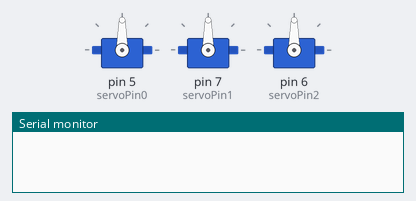
Simulated run of this sketch. Board: Arduino Uno, built with avr-gcc and run on an emulated ATmega328P. Parts: 3 × servo, the last lines printed to the serial monitor.

Above: at 0.1 s.
At 10.5 s:
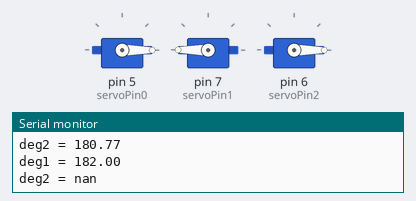
At 24.5 s:
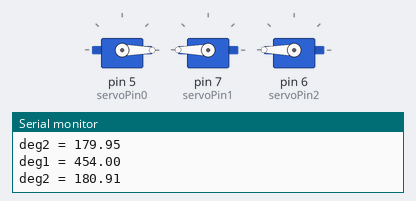
At 26.9 s:
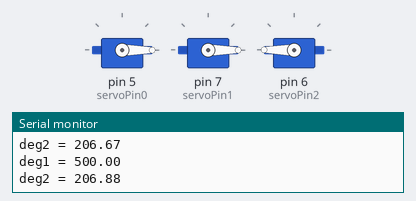
At 30.5 s:
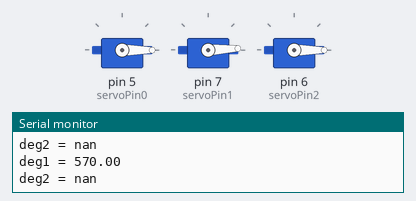
At 37.4 s:
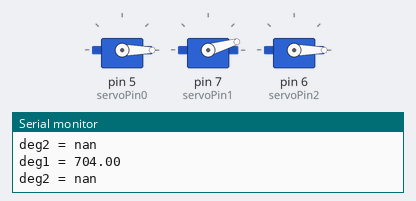
Timing chart, 0 to 40.0 s (numbered marks = the images above):
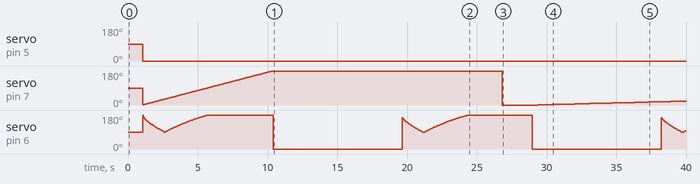

Measured:
- by itself, servo on pin 5 (servoPin0): 90° → 0° at 1.1 s

The sketch:

main.ino
```cpp
#include<Servo.h>
#include<Math.h>
//#include<D:\files\projects\smartHand\main\main.ino>

Servo servo0;
Servo servo1;
Servo servo2;
const int servoPin0 = 5;
const int servoPin1 = 7;
const int servoPin2 = 6;

const float pi = 3.1415;
const float len1 = 13.0;
const float len2 = 13.0;
const float high = 5.0;
const int delayTime = 50;

float deg0 = 0;
float deg1 = 0;
float deg2 = 0;

float alpha;
float y;
float beta;
int q = 0;
//void apoint()
//{

//}

void lineMove()
{
  alpha = (deg1 * pi) / 180;
  y = len1;
  //beta = acos(len1 * pow(sin(alpha), 2) - y * sin(alpha) - cos(alpha) * sqrt(pow(len2, 2) - pow((y - len1 * sin(alpha)), 2)) / len2);
  beta = acos((len1 * pow(sin(alpha), 2) - y * sin(alpha) - cos(alpha) * sqrt(pow(len2, 2) - pow((y - len1 * sin(alpha)), 2))) / len2);
  //beta = acos((13 * pow(sin(alpha), 2) - 13 * sin(alpha) - cos(alpha) * sqrt(169 - pow((13 - 13 * sin(alpha))), 2)) / 13);


  Serial.print("deg1 = ");
  Serial.println(deg1);
  Serial.print("deg2 = ");
  Serial.println(deg2);

  deg1++;
  deg2 = 270 - (beta * 180) / pi;
  if (q)
  {
    deg2 -= 2;
  }
  if (deg1 > 180)
  {
    q += 1;
  }
}

void setF()
{
  servo0.write(deg0);
  servo1.write(deg1);
  servo2.write(deg2);
}

void setup()
{
  Serial.begin(9600);
  servo0.attach(servoPin0);
  servo1.attach(servoPin1);
  servo2.attach(servoPin2);
  deg0 = 0;
  deg1 = 0;
  deg2 = 0;
  delay(1000);
}

void loop()
{
  delay(delayTime);
  lineMove();
  setF();
}
```
